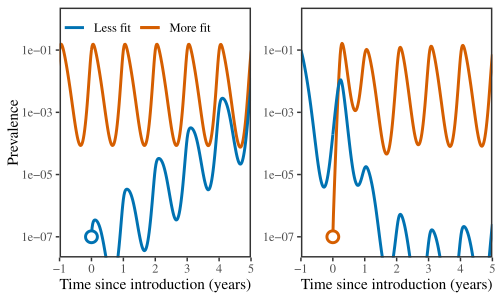

Write R code to recreate this figure.
library(deSolve)
library(ggplot2); theme_set(theme_bw(base_family = "Times"))
library(egg)
source("../R/model_white.R")

tmax <- 25
alpha <- 1.4

yini_A <- c(S=1-1e-7, Ip1=1e-7, Ip2=0,
						R1=0, R2=0, Is_he1=0, Is_he2=0, Is_ho1=0, Is_ho2=0, R12=0, It1=0, It2=0)

ss_A <- simulate_white(yini=yini_A, tmax=tmax,
											 alpha=1/alpha,
											 b_1=99.51/52*0.9159*alpha)

yini_AB <- unlist(tail(ss_A,1)[2:13])
yini_AB["Ip2"] <- 1e-7

ss_AB <- simulate_white(yini=yini_AB, tmax=20,
												alpha=1/alpha,
												b_1=99.51/52*0.9159*alpha)

yini_B <- c(S=1-1e-7, Ip1=0, Ip2=1e-7,
						R1=0, R2=0, Is_he1=0, Is_he2=0, Is_ho1=0, Is_ho2=0, R12=0, It1=0, It2=0)

ss_B <- simulate_white(yini=yini_B, tmax=tmax,
											 alpha=1/alpha,
											 b_1=99.51/52*0.9159*alpha)

yini_BA <- unlist(tail(ss_B,1)[2:13])
yini_BA["Ip1"] <- 1e-7

ss_BA <- simulate_white(yini=yini_BA, tmax=20,
												alpha=1/alpha,
												b_1=99.51/52*0.9159*alpha)

g1 <- ggplot(ss_AB) +
	geom_line(data=ss_A, aes(time/52-tmax, prevalence1, col="More fit"), lwd=1) +
	geom_line(aes(time/52, prevalence1, col="More fit"), lwd=1) +
	geom_line(aes(time/52, prevalence2, col="Less fit"), lwd=1) +
	annotate("point", x=0, y=1e-7, shape=21, size=3, stroke=1.5, col="#0072B2", fill="white") +
	scale_x_continuous("Time since introduction (years)", expand=c(0, 0)) +
	scale_y_log10("Prevalence", breaks=c(1e-7, 1e-5, 1e-3, 1e-1)) +
	scale_color_manual(values=c("#0072B2", "#D55E00")) +
	coord_cartesian(xlim=c(-1, 5),ylim=c(5e-8, 1)) +
	theme(
		panel.grid = element_blank(),
		panel.border = element_rect(size=1),
		# axis.line = element_line(),
		legend.position = c(0.4, 0.92),
		legend.direction = "horizontal",
		legend.background = element_rect(fill=NA),
		legend.title = element_blank()
	)

g2 <- ggplot(ss_BA) +
	geom_line(data=ss_B, aes(time/52-tmax, prevalence2, col="RSV B"), lwd=1) +
	geom_line(aes(time/52, prevalence1, col="RSV A"), lwd=1) +
	geom_line(aes(time/52, prevalence2, col="RSV B"), lwd=1) +
	annotate("point", x=0, y=1e-7, shape=21, size=3, stroke=1.5, col="#D55E00", fill="white") +
	scale_x_continuous("Time since introduction (years)", expand=c(0, 0),
										 limits=c(-1, 5)) +
	scale_y_log10("Prevalence", breaks=c(1e-7, 1e-5, 1e-3, 1e-1)) +
	scale_color_manual(values=c("#D55E00", "#0072B2")) +
	coord_cartesian(xlim=c(-1, 5), ylim=c(5e-8, 1)) +
	theme(
		panel.grid = element_blank(),
		panel.border = element_rect(size=1),
		# axis.line = element_line(),
		legend.position = "none",
		legend.title = element_blank(),
		axis.title.y = element_blank()
	)

figure4_cov <- ggarrange(g1, g2, nrow=1)

ggsave("figure3_cov.pdf", figure4_cov, width=5, height=3)
